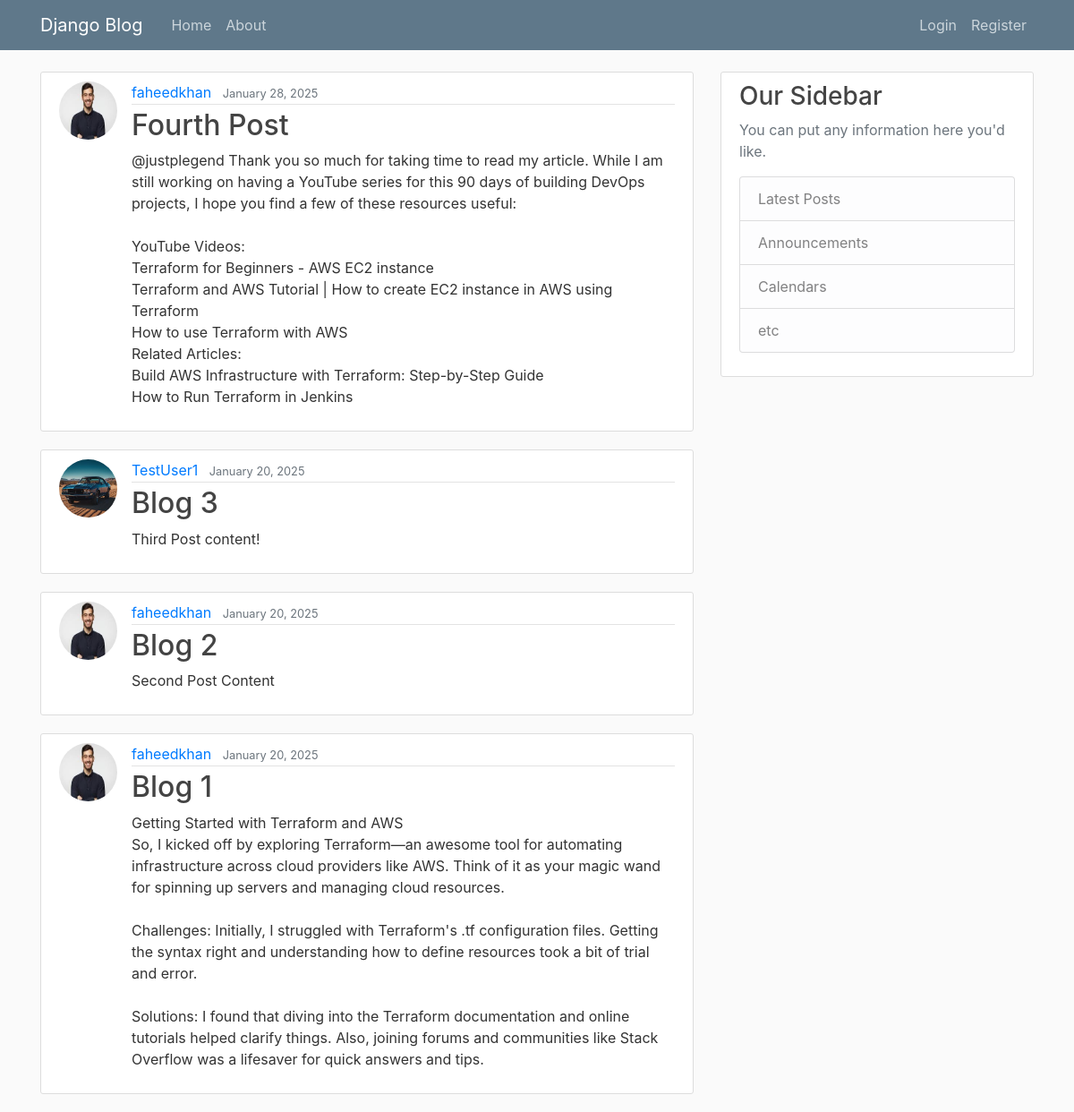
The app's page /, older data.
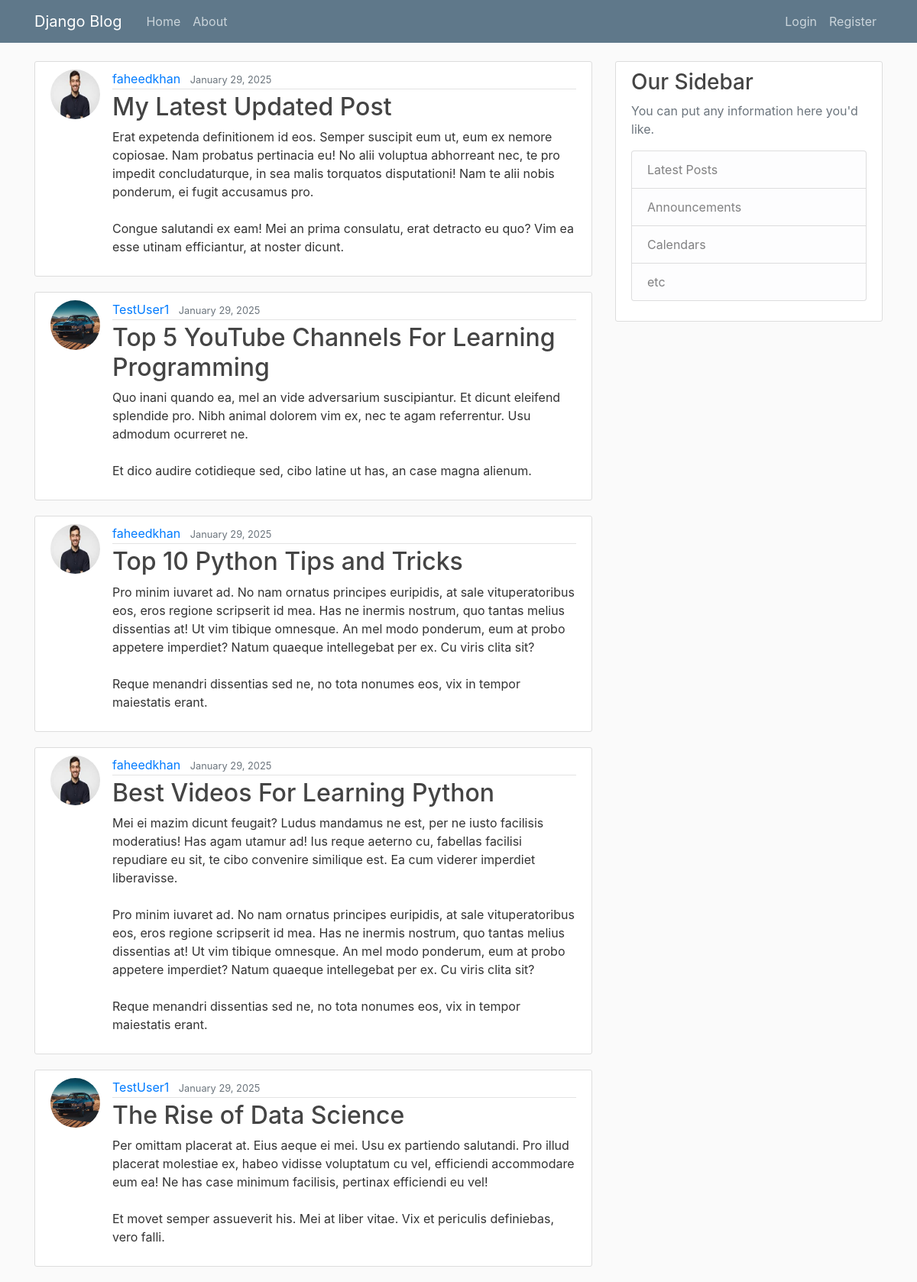
The same page, newer data.
### blog/models.py (models this page shows, shortened)
class Post(models.Model):
    title=models.CharField(max_length=100)
    content=models.TextField()
    date_posted=models.DateTimeField(default=timezone.now)
    author=models.ForeignKey(User,on_delete=models.CASCADE)

### users/models.py (models this page shows, shortened)
class Profile(models.Model):
    user=models.OneToOneField(User,on_delete=models.CASCADE)
    image=models.ImageField(default='default.jpg',upload_to='profile_pics')

### blog/views.py (the view)
# urls.py: path('', PostListView.as_view(),name='blog-home'),
class PostListView(ListView):     #class based view
    model=Post
    template_name='blog/home.html'     # <app>/<model>_<viewtype>.html      example: blog/post_list.html
    context_object_name='posts'
    ordering=['-date_posted']
    paginate_by=5

### blog/templates/blog/home.html
{% extends 'blog/base.html' %}
{%block content%}
   {% for post in posts %}
      <article class="media content-section">
         <img class="rounded-circle article-img" src="{{post.author.profile.image.url}}" alt="profile_picture">
          <div class="media-body">
             <div class="article-metadata">
                <a class="mr-2" href="#">{{ post.author }}</a>
                <small class="text-muted">{{ post.date_posted|date:"F d, Y" }}</small>
             </div>
             <h2><a class="article-title" href="{%url 'post-detail' post.id%}">{{ post.title }}</a></h2>
             <p class="article-content">{{ post.content }}</p>
          </div>
      </article>
    {% endfor %}
 {%endblock%}

### blog/templates/blog/base.html (shortened to what this page needs)
{% load static%}
<!DOCTYPE html>
<html>
  <head>
     <link rel="stylesheet" href="https://cdn.jsdelivr.net/npm/bootstrap@4.0.0/dist/css/bootstrap.min.css">
     <link rel="stylesheet" href="{%static 'blog/main.css'%}">
  </head>
  <body>
    <header class="site-header">
        <nav class="navbar navbar-expand-md navbar-dark bg-steel fixed-top">
          <div class="container">
            <a class="navbar-brand mr-4" href="{%url 'blog-home' %}">Django Blog</a>
            <div class="collapse navbar-collapse" id="navbarToggle">
              <div class="navbar-nav mr-auto">
                <a class="nav-item nav-link" href="{%url 'blog-home' %}">Home</a>
                <a class="nav-item nav-link" href="{% url 'blog-about' %}">About</a>
              </div>
              <div class="navbar-nav">
                {% if user.is_authenticated %}
                   <a class="nav-item nav-link" href="{%url 'post-create' %}">New Post</a>
                   <a class="nav-item nav-link" href="{%url 'profile' %}">Profile</a>
                   <form action="{% url 'logout' %}" method="post">
                    {% csrf_token %}
                    <button type="submit" class="nav-item nav-link" style="color:#cbd5db;  background: none; border:none;" >Logout</button>
                    </form>
                {% else %}
                   <a class="nav-item nav-link" href="{%url 'login' %}">Login</a>
                   <a class="nav-item nav-link" href="{%url 'register' %}">Register</a>
                {% endif %}
              </div>
            </div>
          </div>
        </nav>
      </header>
      <main role="main" class="container">
        <div class="row">
          <div class="col-md-8">
            {% block content %}{% endblock %}
          </div>
          <div class="col-md-4">
            <div class="content-section">
              <h3>Our Sidebar</h3>
              <p class='text-muted'>You can put any information here you'd like.
                <ul class="list-group">
                  <li class="list-group-item list-group-item-light">Latest Posts</li>
                  <li class="list-group-item list-group-item-light">Announcements</li>
                  <li class="list-group-item list-group-item-light">Calendars</li>
                  <li class="list-group-item list-group-item-light">etc</li>
                </ul>
              </p>
            </div>
          </div>
        </div>
      </main>
  </body>
</html>

### blog/static/blog/main.css (style rules this page uses)
body { background: #fafafa; color: #333333; margin-top: 5rem; }
h1, h2, h3, h4, h5, h6 { color: #444444; }
ul { margin: 0; }
.bg-steel { background-color: #5f788a; }
.site-header .navbar-nav .nav-link { color: #cbd5db; }
.content-section { background: #ffffff; padding: 10px 20px; border: 1px solid #dddddd; border-radius: 3px; margin-bottom: 20px; }
.article-title { color: #444444; }
.article-content { white-space: pre-line; }
.article-img { height: 65px; width: 65px; margin-right: 16px; }
.article-metadata { padding-bottom: 1px; margin-bottom: 4px; border-bottom: 1px solid #e3e3e3 }

Row changes from the older to the newer data that the page shows:
removed Post: author.profile.image (picture), author "faheedkhan", date_posted "January 28, 2025", title "Fourth Post", content "@justplegend Thank you so much for taking time to read my article. While I am still working on having a YouTube series for this 90 days of building DevOps projects, I hope you find a few of these resources useful: YouTube Videos: Terraform for Beginners - AWS EC2 instance Terraform and AWS Tutorial | How to create EC2 instance in AWS using Terraform How to use Terraform with AWS Related Articles: Build AWS Infrastructure with Terraform: Step-by-Step Guide How to Run Terraform in Jenkins"
removed Post: author.profile.image (placeholder picture), author "TestUser1", date_posted "January 20, 2025", title "Blog 3", content "Third Post content!"
removed Post: author.profile.image (picture), author "faheedkhan", date_posted "January 20, 2025", title "Blog 2", content "Second Post Content"
removed Post: author.profile.image (picture), author "faheedkhan", date_posted "January 20, 2025", title "Blog 1", content "Getting Started with Terraform and AWS So, I kicked off by exploring Terraform—an awesome tool for automating infrastructure across cloud providers like AWS. Think of it as your magic wand for spinning up servers and managing cloud resources. Challenges: Initially, I struggled with Terraform's .tf configuration files. Getting the syntax right and understanding how to define resources took a bit of trial and error. Solutions: I found that diving into the Terraform documentation and online tutorials helped clarify things. Also, joining forums and communities like Stack Overflow was a lifesaver for quick answers and tips."
added Post: author.profile.image (picture), author "faheedkhan", date_posted "January 29, 2025", title "My Latest Updated Post", content "Erat expetenda definitionem id eos. Semper suscipit eum ut, eum ex nemore copiosae. Nam probatus pertinacia eu! No alii voluptua abhorreant nec, te pro impedit concludaturque, in sea malis torquatos disputationi! Nam te alii nobis ponderum, ei fugit accusamus pro. Congue salutandi ex eam! Mei an prima consulatu, erat detracto eu quo? Vim ea esse utinam efficiantur, at noster dicunt."
added Post: author.profile.image (placeholder picture), author "TestUser1", date_posted "January 29, 2025", title "Top 5 YouTube Channels For Learning Programming", content "Quo inani quando ea, mel an vide adversarium suscipiantur. Et dicunt eleifend splendide pro. Nibh animal dolorem vim ex, nec te agam referrentur. Usu admodum ocurreret ne. Et dico audire cotidieque sed, cibo latine ut has, an case magna alienum."
added Post: author.profile.image (picture), author "faheedkhan", date_posted "January 29, 2025", title "Top 10 Python Tips and Tricks", content "Pro minim iuvaret ad. No nam ornatus principes euripidis, at sale vituperatoribus eos, eros regione scripserit id mea. Has ne inermis nostrum, quo tantas melius dissentias at! Ut vim tibique omnesque. An mel modo ponderum, eum at probo appetere imperdiet? Natum quaeque intellegebat per ex. Cu viris clita sit? Reque menandri dissentias sed ne, no tota nonumes eos, vix in tempor maiestatis erant."
added Post: author.profile.image (picture), author "faheedkhan", date_posted "January 29, 2025", title "Best Videos For Learning Python", content "Mei ei mazim dicunt feugait? Ludus mandamus ne est, per ne iusto facilisis moderatius! Has agam utamur ad! Ius reque aeterno cu, fabellas facilisi repudiare eu sit, te cibo convenire similique est. Ea cum viderer imperdiet liberavisse. Pro minim iuvaret ad. No nam ornatus principes euripidis, at sale vituperatoribus eos, eros regione scripserit id mea. Has ne inermis nostrum, quo tantas melius dissentias at! Ut vim tibique omnesque. An mel modo ponderum, eum at probo appetere imperdiet? Natum quaeque intellegebat per ex. Cu viris clita sit? Reque menandri dissentias sed ne, no tota nonumes eos, vix in tempor maiestatis erant."
added Post: author.profile.image (placeholder picture), author "TestUser1", date_posted "January 29, 2025", title "The Rise of Data Science", content "Per omittam placerat at. Eius aeque ei mei. Usu ex partiendo salutandi. Pro illud placerat molestiae ex, habeo vidisse voluptatum cu vel, efficiendi accommodare eum ea! Ne has case minimum facilisis, pertinax efficiendi eu vel! Et movet semper assueverit his. Mei at liber vitae. Vix et periculis definiebas, vero falli."
